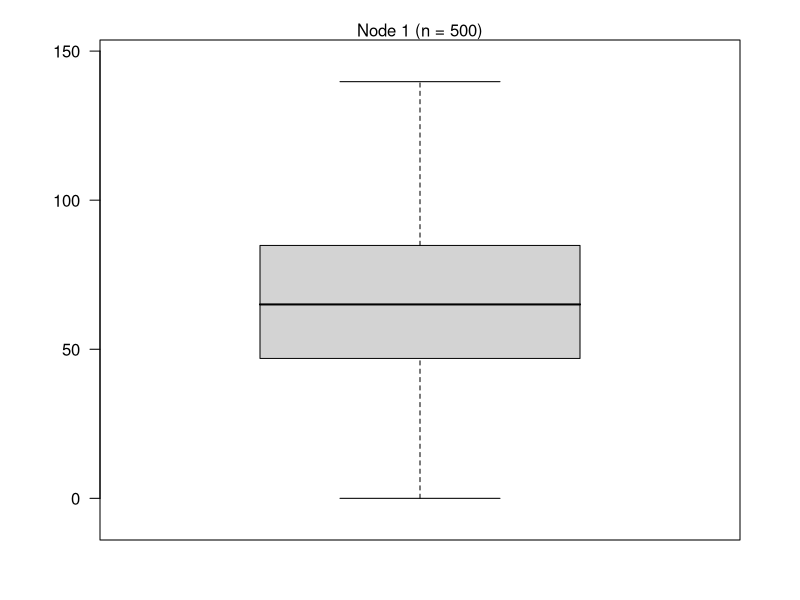
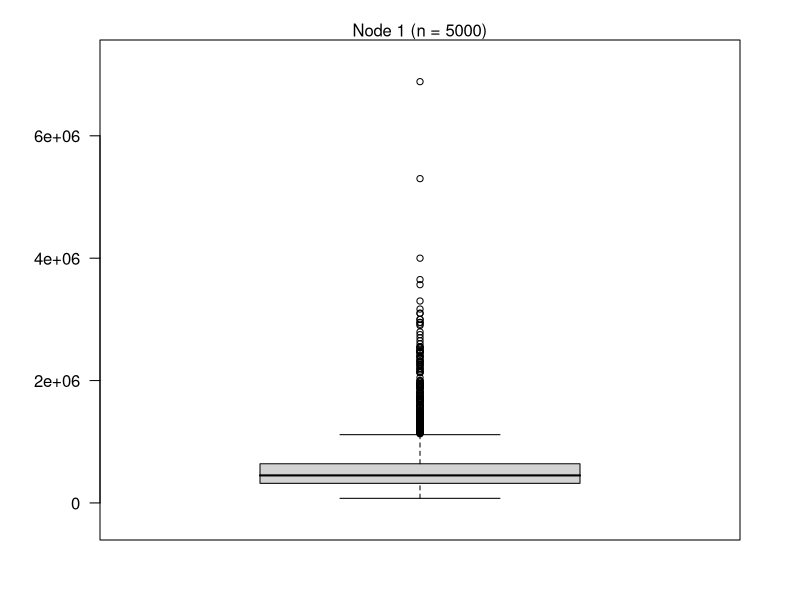

Write R code to recreate these figures, in order.
## ---- chunk 1
knitr::opts_chunk$set(comment = NA, 
                      fig.width = 6, 
                      fig.height = 6,
                      fig.align = 'center',
                      echo = FALSE, 
                      eval = FALSE, 
                      warning = FALSE,
                      message = FALSE)

options(digits = 3)
## ---- chunk 2
# Load packages necessary for this script
library(tidyverse)
library(caret)
library(party)
library(partykit)
## ---- chunk 3
# Set training method to "none"
ctrl_none <- trainControl(method = "none")
## ---- chunk 4
# College data
college_train <- read_csv(file = "1_Data/college_train.csv")
college_test <- read_csv(file = "1_Data/college_test.csv")
## ---- chunk 5
# Print data sets to the console
college_train
college_test
## ---- chunk 6
# Convert all character features to factor
college_train <- college_train %>%
          mutate_if(is.character, factor)
college_test <- college_test %>%
          mutate_if(is.character, factor)
## ---- chunk 7
graduation_glm <- train(form = Grad.Rate ~ .,
                        data = college_train,
                        method = "glm",
                        trControl = ctrl_none)
## ---- chunk 8
graduation_glm$finalModel
summary(graduation_glm)
## ---- chunk 9
glm_fit <- predict(graduation_glm)
## ---- chunk 10
# fit decision tree
graduation_rpart <- train(form = Grad.Rate ~ .,
                          data = college_train,
                          method = "rpart",
                          trControl = ctrl_none) 
## ---- chunk 11
graduation_rpart$finalModel
plot(as.party(graduation_rpart$finalModel))
## ---- chunk 12
rpart_fit <- predict(graduation_rpart)
## ---- chunk 13
# fit random forest
graduation_rf <- train(form = Grad.Rate ~ ., 
                 data = college_train,
                 method = "rf",
                 trControl = ctrl_none)
## ---- chunk 14
rf_fit <- predict(graduation_rf)
## ---- chunk 15
# Store training criterion
criterion_train <- college_train$Grad.Rate
## ---- chunk 16
# Regression accuracy
postResample(pred = glm_fit, obs = criterion_train)

# Decision tree accuracy
postResample(pred = rpart_fit, obs = criterion_train)

# Random forest accuracy
postResample(pred = rf_fit, obs = criterion_train)
## ---- chunk 17
# Store test criterion
criterion_test <- college_test$Grad.Rate
## ---- chunk 18
# Regression predicted values
glm_pred <- predict(graduation_glm, newdata = college_test)

# Decision trees predicted values
rpart_pred <- predict(graduation_rpart, newdata = college_test)

# Random forests predicted values
rf_pred <- predict(graduation_rf, newdata = college_test)
## ---- chunk 19
# Regression prediction performance
postResample(pred = glm_pred, obs = criterion_test)

# Decision trees prediction performance
postResample(pred = rpart_pred, obs = criterion_test)

# Random forests prediction performance
postResample(pred = rf_pred, obs = criterion_test)
## ---- chunk 20
# The regression goodness of fit stayed the most constant. The random forest one droped considerably.
## ---- chunk 21
# The random forest predictions are still the most accurate.
## ---- chunk 22
# house data
house_train <- read_csv(file = "1_Data/house_train.csv")
house_test <- read_csv(file = "1_Data/house_test.csv")
## ---- chunk 23
# Print dataframes to the console
house_train
house_test
## ---- chunk 24
# fit regression
price_glm <- train(form = price ~ .,
                   data = house_train,
                   method = "glm",
                   trControl = ctrl_none)
## ---- chunk 25
price_glm$finalModel
summary(price_glm)
## ---- chunk 26
# Store fitted values
glm_fit <- predict(price_glm)
## ---- chunk 27
# fit decision tree
price_rpart <- train(form = price ~ .,
                     data = house_train,
                     method = "rpart",
                     trControl = ctrl_none) 
## ---- chunk 28
price_rpart$finalModel
plot(as.party(price_rpart$finalModel))
## ---- chunk 29
# Store fitted values
rpart_fit <- predict(price_rpart)
## ---- chunk 30
price_rf <- train(form = price ~ .,
                 data = house_train,
                 method = "rf",
                 trControl = ctrl_none)
## ---- chunk 31
# store fitted values
rf_fit <- predict(price_rf)
## ---- chunk 32
# store criterion
criterion_train <- house_train$price
## ---- chunk 33
# Regression
postResample(pred = glm_fit, obs = criterion_train)

# Decision Trees
postResample(pred = rpart_fit, obs = criterion_train)

# Random Forests
postResample(pred = rf_fit, obs = criterion_train)
## ---- chunk 34
# store criterion of test data
criterion_test <- house_test$price
## ---- chunk 35
# Regression
glm_pred <- predict(price_glm, 
                    newdata = house_test)

# Decision Trees
rpart_pred <- predict(price_rpart, 
                      newdata = house_test)

# Random Forests
rf_pred <- predict(price_rf, 
                   newdata = house_test)
## ---- chunk 36
# Regression
postResample(pred = glm_pred, obs = criterion_test)

# Decision Trees
postResample(pred = rpart_pred, obs = criterion_test)

# Random Forests
postResample(pred = rf_pred, obs = criterion_test)
## ---- chunk 37
library(tidyverse)
library(ggthemes)
